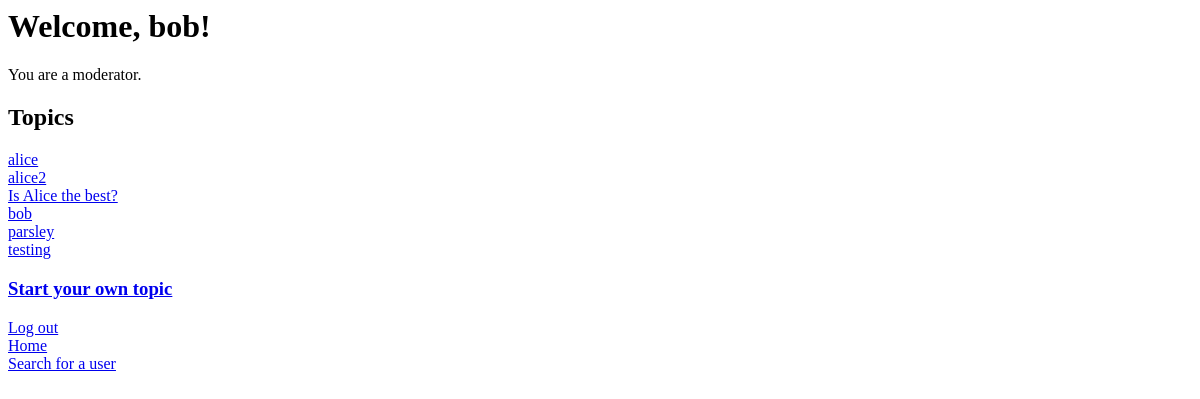
Page /home/ (signed in) on the earlier database version.
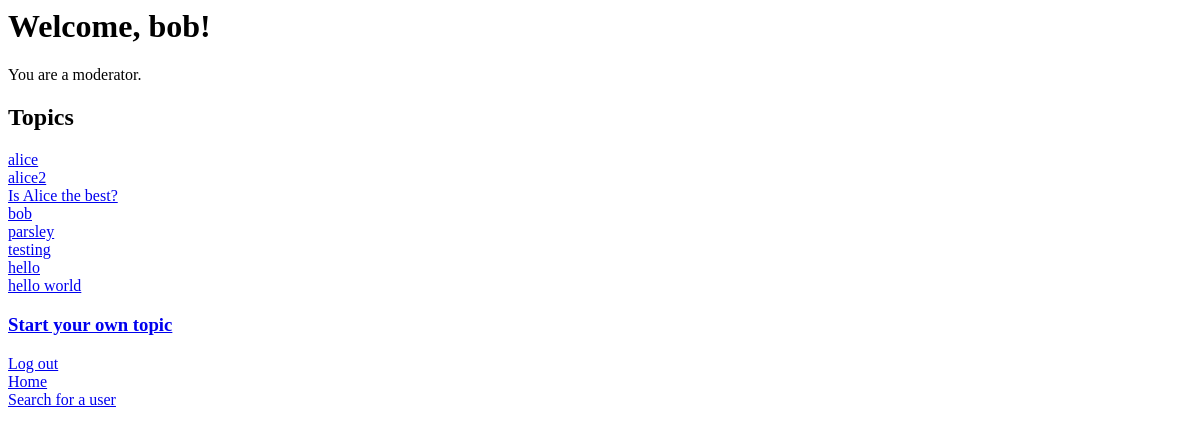
Same page on the later database version.
### app/models.py (models this page shows)
class Topic(models.Model):
    title = models.CharField(max_length=100, default='')
    text = models.CharField(max_length=1000, default='')
    visible = models.BooleanField(default=True)
    poster = models.ForeignKey(User, on_delete=models.CASCADE)

### app/views.py (the view)
# urls.py: path('home/', views.home, name='home'),
@csrf_exempt
def home(request):
    try:
        username = request.session['username']
        moderator_status = request.session['moderator']
    except:
        response = HttpResponseRedirect("/")
        return response
    request.session['latest_activity'] = str(datetime.now())
    topics = Topic.objects.all()
    return render(request, 'home.html', {'topics':topics, 'username':username, 'moderator':moderator_status})

### app/templates/home.html
{% extends "default.html" %}
{% block content %}
<h1>Welcome, {{ username }}!</h1>
{% if moderator %}
You are a moderator.
{% endif %}
<p>
    <h2>Topics</h2>
    {% for topic in topics %}
        <a href="{% url 'topic' topic.id %}">{{ topic.title }}</a>
        <br>
    {% endfor %}
    <p>
        <a href="/new_topic"><h3>Start your own topic</h3></a>
    </p>
</p>
{% endblock %}

Differences in the rows shown:
added Topic: title "hello"
added Topic: title "hello world"
